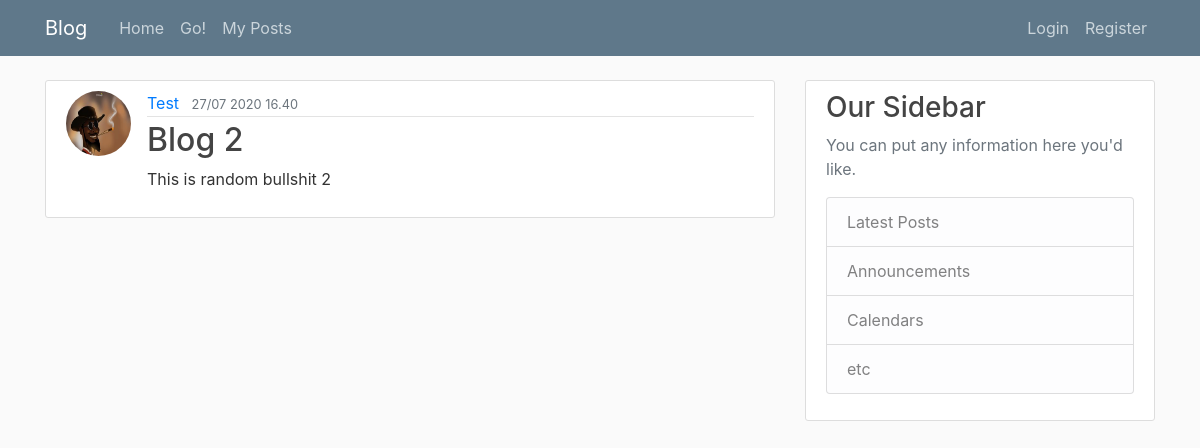
Before: /post/2/ with the older database file.
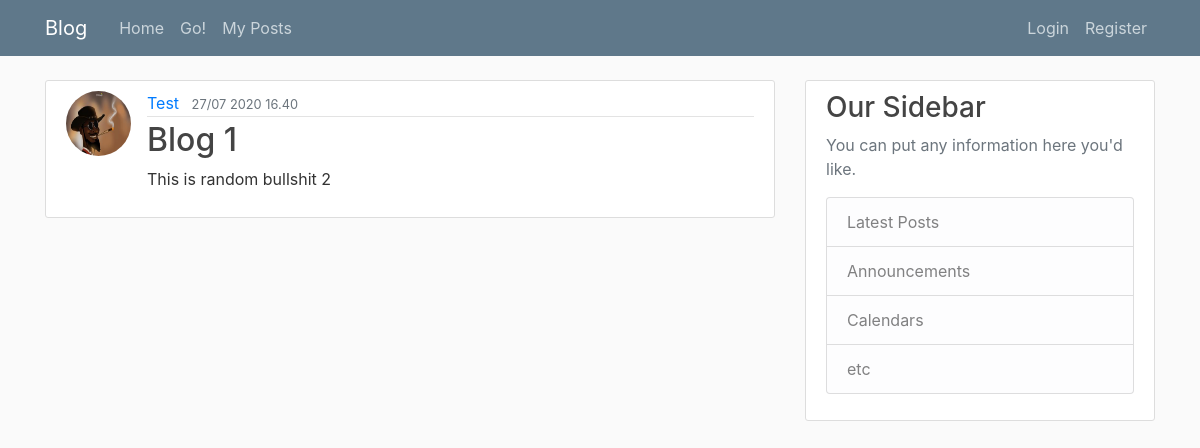
After: the same page with the newer database file.
### blog/models.py (models this page shows, shortened)
class Post(models.Model):
    title=models.CharField(max_length=100)
    content=models.TextField()
    date_posted=models.DateTimeField(default=timezone.now)
    author=models.ForeignKey(User, on_delete=models.CASCADE)

### users/models.py (models this page shows, shortened)
class Profile(models.Model):
    user= models.OneToOneField(User, on_delete= models.CASCADE)
    image= models.ImageField(default='default.jpg', upload_to = 'profile_pics')

### blog/views.py (the view)
# urls.py: path('post/<int:pk>/', PostDetailView.as_view(), name = 'post-detail'),
class PostDetailView(DetailView):
    model = Post

### blog/templates/blog/post_detail.html (shortened to what this page needs)
{% extends 'blog/base.html' %}
{% block content %}
  <article class="media content-section">
    <img class = 'rounded-circle article-img' src='{{ object.author.profile.image.url }}'>
    <div class="media-body">
      <div class="article-metadata">
        <a class="mr-2" href="{% url 'user-posts' object.author.username%}">{{ object.author }}</a>
        <small class="text-muted">{{ object.date_posted|date:"j/m Y H.i " }}</small>
      </div>
      <h2>{{ object.title }}</h2>
      <p class="article-content">{{ object.content }}</p>
  </article>
{% endblock content %}

Changed rows visible on the page:
changed Post "This is random bullshit 2": title "Blog 2" → "Blog 1"
